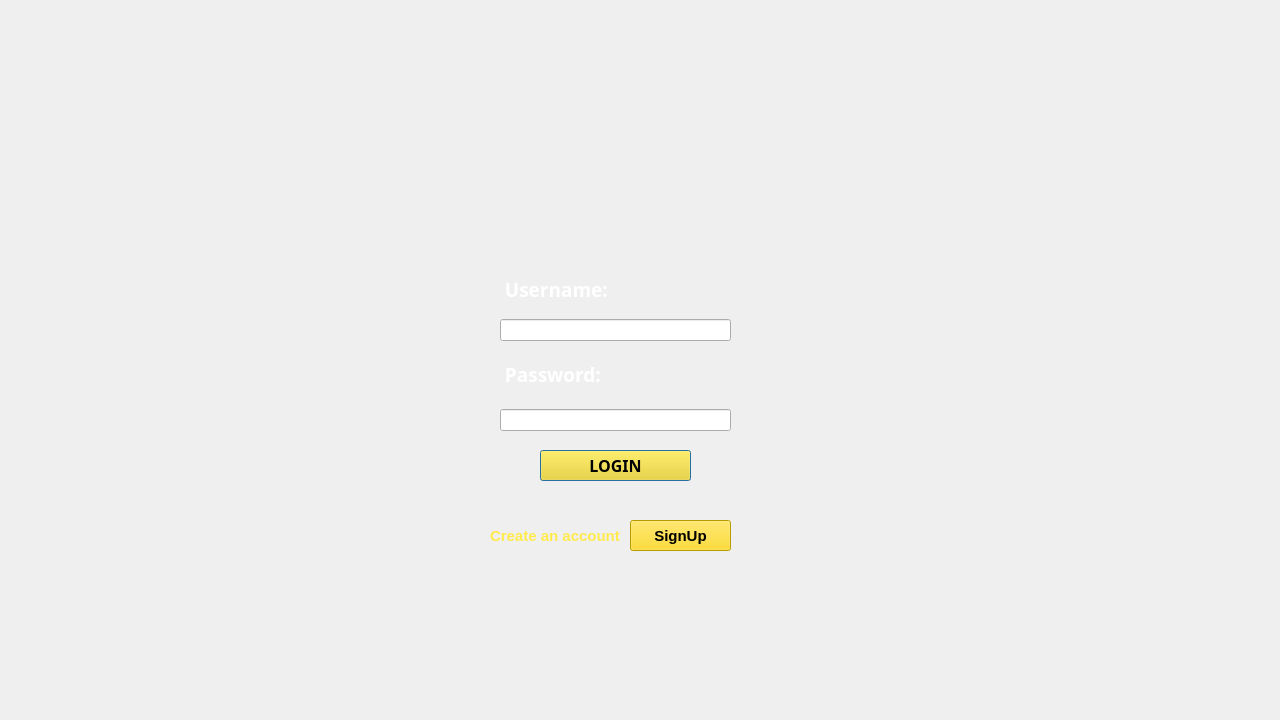
<?xml version="1.0" encoding="UTF-8"?>
<ui version="4.0">
 <class>loginpage</class>
 <widget class="QDialog" name="loginpage">
  <property name="geometry">
   <rect>
    <x>0</x>
    <y>0</y>
    <width>1280</width>
    <height>720</height>
   </rect>
  </property>
  <property name="windowTitle">
   <string>FITBIT</string>
  </property>
  <property name="windowIcon">
   <iconset resource="src.qrc">
    <normaloff>:/images/window.png</normaloff>:/images/window.png</iconset>
  </property>
  <property name="styleSheet">
   <string notr="true">#loginpage{

	
	border-image: url(:/images/26226.png);
}</string>
  </property>
  <widget class="QWidget" name="design" native="true">
   <property name="geometry">
    <rect>
     <x>460</x>
     <y>190</y>
     <width>311</width>
     <height>401</height>
    </rect>
   </property>
   <property name="styleSheet">
    <string notr="true">#design{
	border-image: url(:/images/Untitled_design.png);
}</string>
   </property>
   <widget class="QPushButton" name="pushButton">
    <property name="geometry">
     <rect>
      <x>80</x>
      <y>260</y>
      <width>151</width>
      <height>31</height>
     </rect>
    </property>
    <property name="font">
     <font>
      <family>Bahnschrift SemiCondensed</family>
      <pointsize>12</pointsize>
      <bold>true</bold>
     </font>
    </property>
    <property name="styleSheet">
     <string notr="true">#pushButton{
color:rgb(0, 0, 0)
}

#pushButton{

background-color:rgb(255, 215, 0)

}
#pushButton:hover{

background-color:rgb(85, 255, 0)
}</string>
    </property>
    <property name="text">
     <string>LOGIN</string>
    </property>
   </widget>
   <widget class="QWidget" name="layoutWidget">
    <property name="geometry">
     <rect>
      <x>40</x>
      <y>70</y>
      <width>231</width>
      <height>81</height>
     </rect>
    </property>
    <layout class="QVBoxLayout" name="verticalLayout_2">
     <property name="spacing">
      <number>0</number>
     </property>
     <item>
      <widget class="QLabel" name="loginuser">
       <property name="font">
        <font>
         <family>Bahnschrift SemiCondensed</family>
         <pointsize>14</pointsize>
         <bold>true</bold>
        </font>
       </property>
       <property name="styleSheet">
        <string notr="true">#loginuser{

color:white;
}</string>
       </property>
       <property name="text">
        <string> Username:</string>
       </property>
      </widget>
     </item>
     <item>
      <widget class="QLineEdit" name="usernamelogin"/>
     </item>
    </layout>
   </widget>
   <widget class="QWidget" name="layoutWidget">
    <property name="geometry">
     <rect>
      <x>40</x>
      <y>150</y>
      <width>231</width>
      <height>91</height>
     </rect>
    </property>
    <layout class="QVBoxLayout" name="verticalLayout">
     <property name="spacing">
      <number>0</number>
     </property>
     <item>
      <widget class="QLabel" name="loginpassword">
       <property name="font">
        <font>
         <family>Bahnschrift SemiCondensed</family>
         <pointsize>14</pointsize>
         <bold>true</bold>
        </font>
       </property>
       <property name="styleSheet">
        <string notr="true">#loginpassword{

color:white;
}</string>
       </property>
       <property name="text">
        <string> Password:</string>
       </property>
      </widget>
     </item>
     <item>
      <widget class="QLineEdit" name="passwordlogin">
       <property name="echoMode">
        <enum>QLineEdit::Password</enum>
       </property>
      </widget>
     </item>
    </layout>
   </widget>
   <widget class="QLabel" name="label">
    <property name="geometry">
     <rect>
      <x>30</x>
      <y>330</y>
      <width>131</width>
      <height>31</height>
     </rect>
    </property>
    <property name="font">
     <font>
      <pointsize>11</pointsize>
      <bold>true</bold>
     </font>
    </property>
    <property name="styleSheet">
     <string notr="true">color:rgb(255, 234, 76)</string>
    </property>
    <property name="text">
     <string>Create an account?</string>
    </property>
   </widget>
   <widget class="QPushButton" name="signupbutton">
    <property name="geometry">
     <rect>
      <x>170</x>
      <y>330</y>
      <width>101</width>
      <height>31</height>
     </rect>
    </property>
    <property name="font">
     <font>
      <pointsize>11</pointsize>
      <bold>true</bold>
     </font>
    </property>
    <property name="styleSheet">
     <string notr="true">#signupbutton{
color:rgb(0, 0, 0)
}

#signupbutton{

background-color:rgb(255, 215, 0)

}
#signupbutton:hover{

background-color:rgb(85, 255, 0)
}</string>
    </property>
    <property name="text">
     <string>SignUp</string>
    </property>
   </widget>
  </widget>
 </widget>
 <resources>
  <include location="src.qrc"/>
 </resources>
 <connections/>
</ui>
